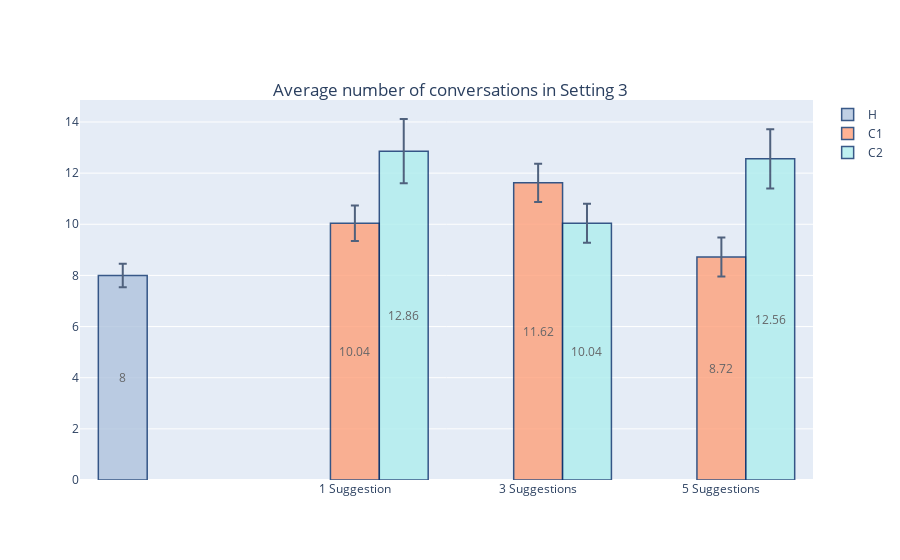

Here is the notebook cell this chart was saved with:
### Code cell
colors = ['#FAEBD7', '#FFA07A', '#B0C4DE', '#AFEEEE', '#8FBC8F']
x = ['1 Suggestion', '3 Suggestions', '5 Suggestions']
fig = go.Figure()

xHuman = ['']
yHuman = [numDiagSet1]
yHumanErorr = [np.std(z)/math.sqrt(len(z)) for z in yHuman] 
yHuman = [round(statistics.mean(z), 2) for z in yHuman]

fig.add_trace(go.Bar(
    name='H',
    x=xHuman, y=yHuman, text=yHuman, textposition='inside',insidetextanchor='middle',
    marker_color='#B0C4DE',
    marker_line_color='rgb(8,48,107)', marker_line_width=1.5, opacity=0.8,
    error_y=dict(type='data', array=yHumanErorr)
))

ySuggOnly = [sugg1, sugg3, sugg5]
ySuggOnlyErorr = [np.std(z)/math.sqrt(len(z)) for z in ySuggOnly] 
ySuggOnly = [round(statistics.mean(z), 2) for z in ySuggOnly]

fig.add_trace(go.Bar(
    name='C1',
    x=x, y=ySuggOnly, text=ySuggOnly, textposition='inside',insidetextanchor='middle',
    marker_color='lightsalmon',
    marker_line_color='rgb(8,48,107)', marker_line_width=1.5, opacity=0.8,
    error_y=dict(type='data', array=ySuggOnlyErorr)
))

yAutoSugg = [autoSugg1, autoSugg3, autoSugg5]
yAutoSuggErorr = [np.std(z)/math.sqrt(len(z)) for z in yAutoSugg] 
yAutoSugg = [round(statistics.mean(z), 2) for z in yAutoSugg]

fig.add_trace(go.Bar(
    name='C2',
    x=x, y=yAutoSugg, text=yAutoSugg, textposition='inside',insidetextanchor='middle',
    marker_color='#AFEEEE',
    marker_line_color='rgb(8,48,107)', marker_line_width=1.5, opacity=0.8,
    error_y=dict(type='data', array=yAutoSuggErorr)
))


fig.update_layout(
    title={
        'text': 'Average number of conversations in Setting 3',
        'y':0.85,
        'x':0.5,
        'xanchor': 'center',
        'yanchor': 'top'})

fig.show()

### Figure 1 — Plotly figure (JSON) as saved in the notebook; plotly's stock layout.template omitted (floating-point values rounded to 4 significant figures)
{"data": [{"error_y": {"array": [0.4578], "type": "data"}, "insidetextanchor": "middle", "marker": {"color": "#B0C4DE", "line": {"color": "rgb(8,48,107)", "width": 1.5}}, "name": "H", "opacity": 0.8, "text": ["8"], "textposition": "inside", "type": "bar", "x": [""], "y": [8]}, {"error_y": {"array": [0.6905, 0.7445, 0.7658], "type": "data"}, "insidetextanchor": "middle", "marker": {"color": "lightsalmon", "line": {"color": "rgb(8,48,107)", "width": 1.5}}, "name": "C1", "opacity": 0.8, "text": ["10.04", "11.62", "8.72"], "textposition": "inside", "type": "bar", "x": ["1 Suggestion", "3 Suggestions", "5 Suggestions"], "y": [10.04, 11.62, 8.72]}, {"error_y": {"array": [1.257, 0.7621, 1.159], "type": "data"}, "insidetextanchor": "middle", "marker": {"color": "#AFEEEE", "line": {"color": "rgb(8,48,107)", "width": 1.5}}, "name": "C2", "opacity": 0.8, "text": ["12.86", "10.04", "12.56"], "textposition": "inside", "type": "bar", "x": ["1 Suggestion", "3 Suggestions", "5 Suggestions"], "y": [12.86, 10.04, 12.56]}], "layout": {"title": {"text": "Average number of conversations in Setting 3", "x": 0.5, "xanchor": "center", "y": 0.85, "yanchor": "top"}}}
